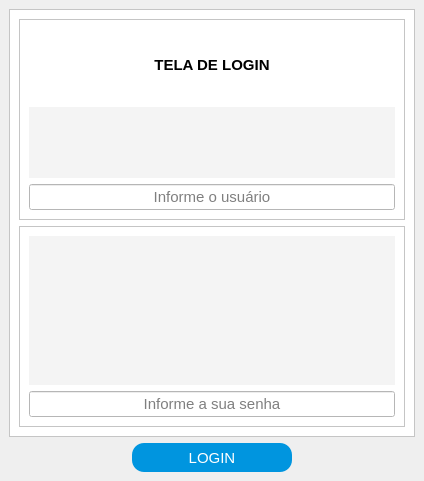
<?xml version="1.0" encoding="UTF-8"?>
<ui version="4.0">
 <class>MainWindow</class>
 <widget class="QMainWindow" name="MainWindow">
  <property name="geometry">
   <rect>
    <x>0</x>
    <y>0</y>
    <width>424</width>
    <height>481</height>
   </rect>
  </property>
  <property name="windowTitle">
   <string>MainWindow</string>
  </property>
  <widget class="QWidget" name="centralwidget">
   <property name="styleSheet">
    <string notr="true">

QPushButton{

	
	background-color: rgb(0, 149, 223);
	
	color: rgb(255, 255, 255);
	border-radius: 12px;
}


QPushButton:hover{

		
	background-color: rgb(42, 42, 42);

}

</string>
   </property>
   <layout class="QVBoxLayout" name="verticalLayout_4">
    <item>
     <widget class="QFrame" name="frame_3">
      <property name="styleSheet">
       <string notr="true">background-color: rgb(255, 255, 255);</string>
      </property>
      <property name="frameShape">
       <enum>QFrame::StyledPanel</enum>
      </property>
      <property name="frameShadow">
       <enum>QFrame::Raised</enum>
      </property>
      <layout class="QVBoxLayout" name="verticalLayout_3">
       <item>
        <widget class="QFrame" name="frame">
         <property name="frameShape">
          <enum>QFrame::StyledPanel</enum>
         </property>
         <property name="frameShadow">
          <enum>QFrame::Raised</enum>
         </property>
         <layout class="QVBoxLayout" name="verticalLayout">
          <item>
           <widget class="QLabel" name="label">
            <property name="text">
             <string>&lt;html&gt;&lt;head/&gt;&lt;body&gt;&lt;p align=&quot;center&quot;&gt;&lt;span style=&quot; font-size:11pt; font-weight:600;&quot;&gt;TELA DE LOGIN&lt;/span&gt;&lt;/p&gt;&lt;/body&gt;&lt;/html&gt;</string>
            </property>
           </widget>
          </item>
          <item>
           <widget class="QLabel" name="lbl_user">
            <property name="styleSheet">
             <string notr="true">background-color: rgb(244, 244, 244);</string>
            </property>
            <property name="text">
             <string>&lt;html&gt;&lt;head/&gt;&lt;body&gt;&lt;p align=&quot;center&quot;&gt;&lt;img src=&quot;:/icons/_imgs/user.png&quot;/&gt;&lt;/p&gt;&lt;/body&gt;&lt;/html&gt;</string>
            </property>
            <property name="scaledContents">
             <bool>false</bool>
            </property>
            <property name="alignment">
             <set>Qt::AlignCenter</set>
            </property>
            <property name="margin">
             <number>55</number>
            </property>
           </widget>
          </item>
          <item>
           <widget class="QLineEdit" name="txt_user">
            <property name="font">
             <font>
              <pointsize>11</pointsize>
             </font>
            </property>
            <property name="alignment">
             <set>Qt::AlignCenter</set>
            </property>
            <property name="placeholderText">
             <string>Informe o usuário</string>
            </property>
           </widget>
          </item>
         </layout>
        </widget>
       </item>
       <item>
        <widget class="QFrame" name="frame_2">
         <property name="frameShape">
          <enum>QFrame::StyledPanel</enum>
         </property>
         <property name="frameShadow">
          <enum>QFrame::Raised</enum>
         </property>
         <layout class="QVBoxLayout" name="verticalLayout_2">
          <item>
           <widget class="QLabel" name="lbl_password">
            <property name="styleSheet">
             <string notr="true">background-color: rgb(244, 244, 244);</string>
            </property>
            <property name="text">
             <string>&lt;html&gt;&lt;head/&gt;&lt;body&gt;&lt;p align=&quot;center&quot;&gt;&lt;img src=&quot;:/icons/_imgs/password.png&quot;/&gt;&lt;/p&gt;&lt;/body&gt;&lt;/html&gt;</string>
            </property>
           </widget>
          </item>
          <item>
           <widget class="QLineEdit" name="txt_password">
            <property name="font">
             <font>
              <pointsize>11</pointsize>
             </font>
            </property>
            <property name="inputMask">
             <string/>
            </property>
            <property name="echoMode">
             <enum>QLineEdit::Password</enum>
            </property>
            <property name="alignment">
             <set>Qt::AlignCenter</set>
            </property>
            <property name="placeholderText">
             <string>Informe a sua senha</string>
            </property>
           </widget>
          </item>
         </layout>
        </widget>
       </item>
      </layout>
     </widget>
    </item>
    <item alignment="Qt::AlignHCenter">
     <widget class="QPushButton" name="btn_login">
      <property name="minimumSize">
       <size>
        <width>160</width>
        <height>29</height>
       </size>
      </property>
      <property name="font">
       <font>
        <pointsize>11</pointsize>
       </font>
      </property>
      <property name="cursor">
       <cursorShape>PointingHandCursor</cursorShape>
      </property>
      <property name="text">
       <string>LOGIN</string>
      </property>
     </widget>
    </item>
   </layout>
  </widget>
 </widget>
 <resources>
  <include location="icons.qrc"/>
 </resources>
 <connections/>
</ui>
